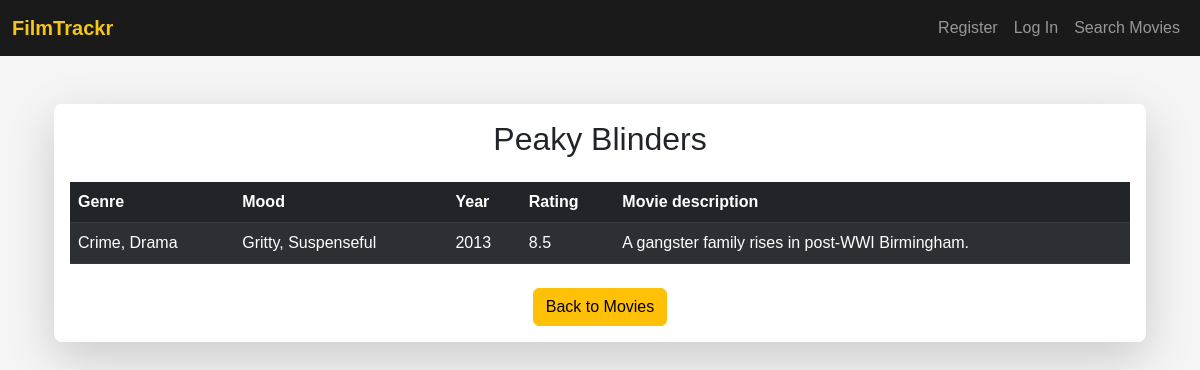
Page /movie/3 on the committed database.
### tables this page shows
CREATE TABLE movies (
        id           INTEGER PRIMARY KEY AUTOINCREMENT,
        title        TEXT    NOT NULL,
        genre        TEXT    NOT NULL,
        mood         TEXT    NOT NULL,
        description  TEXT,
        release_year INTEGER,
        rating       REAL
    );

### app.py (the view)
@app.route("/movie/<int:movie_id>", methods=["GET"])
def movie(movie_id):
    try:
        movie = db.execute(
            "SELECT * FROM movies WHERE id = ?;",
            movie_id,
        )[0]
    except IndexError:
        flash("Movie with specified ID was not found", "error")
        return redirect("/movies")
    if not movie:
        flash("Movie with specified ID was not found", "error")
        return redirect("/movies")
    user_id = session.get("user_id")
    user_rating = db.execute(
        "SELECT rating FROM watched_movies WHERE user_id = ? AND movie_id = ?;",
        user_id,
        movie["id"],
    )
    if user_rating:
        user_rating = user_rating[0]["rating"]
    return render_template("movie.html", movie=movie, user_rating=user_rating)

### templates/movie.html (shortened to what this page needs)
{% extends "layout.html" %}
{% block body %}
    <div class="container my-5">
        {% if movie %}
            <div class="card shadow-lg border-0 rounded-3">
                <div class="card-body">
                    <h2 class="text-center mb-4 text-dark">{{ movie.title }}</h2>
                    <table class="table table-dark table-striped">
                        <thead>
                            <tr>
                                <th>Genre</th>
                                <th>Mood</th>
                                <th>Year</th>
                                <th>Rating</th>
                                <th>Movie description</th>
                            </tr>
                        </thead>
                        <tbody>
                            <tr>
                                <td>{{ movie.genre }}</td>
                                <td>{{ movie.mood }}</td>
                                <td>{{ movie.release_year }}</td>
                                <td>{% if movie.rating %}{{ movie.rating }}{% else %}N/A{% endif %}</td>
                                <td>{{ movie.description }}</td>
                            </tr>
                        </tbody>
                    </table>
                    <div class="text-center mt-4">
                        <a href="/movies" class="btn btn-warning">Back to Movies</a>
                    </div>
                </div>
            </div>
        {% else %}
            <p class="text-center text-white">Movie not found.</p>
        {% endif %}
    </div>
{% endblock %}

### templates/layout.html (style rules this page uses)
body { font-family: Arial, sans-serif; background-color: #f5f5f5; color: #333; }
.container { margin-top: 20px; }

### rows in the picture
movies: title "Peaky Blinders", genre "Crime, Drama", mood "Gritty, Suspenseful", release_year "2013", rating "8.5", description "A gangster family rises in post-WWI Birmingham."
